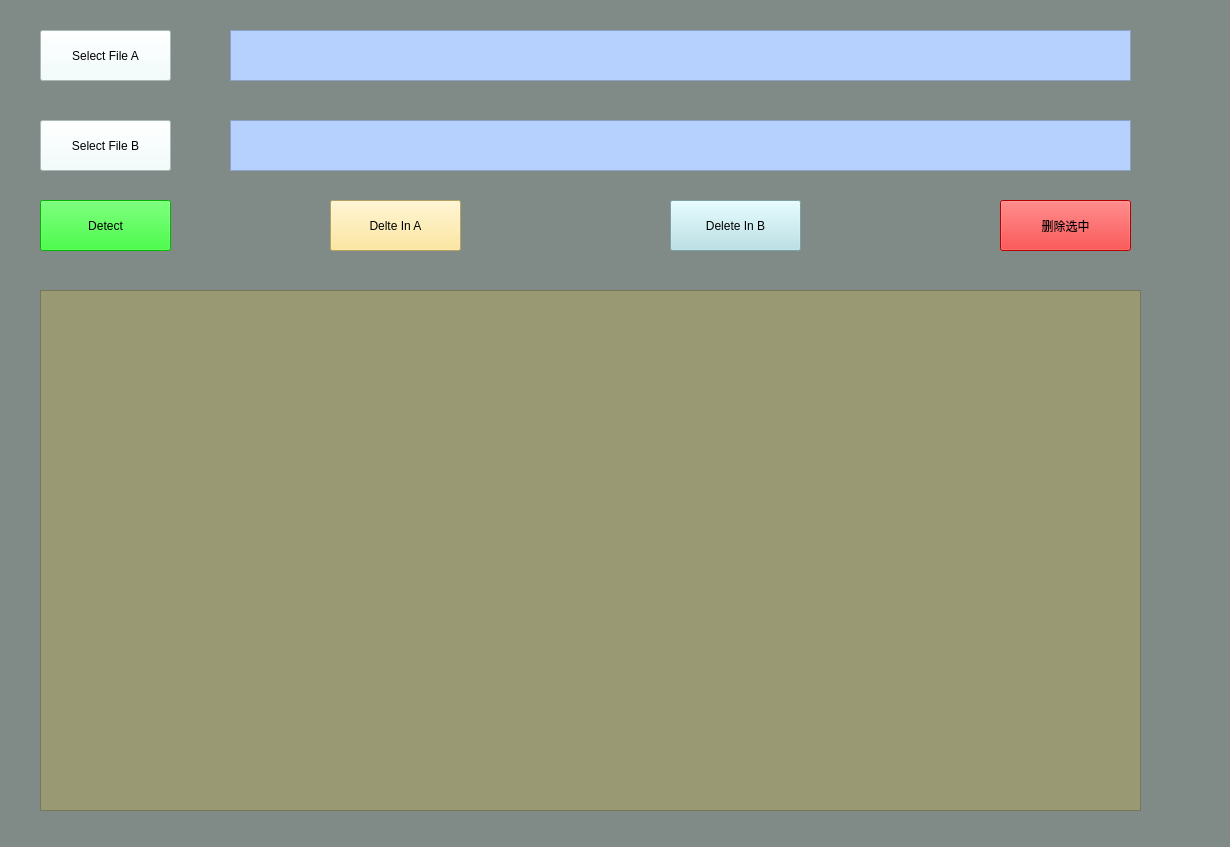
<?xml version="1.0" encoding="UTF-8"?>
<ui version="4.0">
 <class>doubleForm</class>
 <widget class="QWidget" name="doubleForm">
  <property name="geometry">
   <rect>
    <x>0</x>
    <y>0</y>
    <width>1230</width>
    <height>847</height>
   </rect>
  </property>
  <property name="windowTitle">
   <string>Form</string>
  </property>
  <property name="styleSheet">
   <string notr="true">background-color:#808A87;</string>
  </property>
  <widget class="QPushButton" name="btnFileA">
   <property name="geometry">
    <rect>
     <x>40</x>
     <y>30</y>
     <width>131</width>
     <height>51</height>
    </rect>
   </property>
   <property name="styleSheet">
    <string notr="true">background-color: #F0FFFF;
font: 12pt &quot;仿宋&quot;;</string>
   </property>
   <property name="text">
    <string>Select File A</string>
   </property>
  </widget>
  <widget class="QPushButton" name="btnFileB">
   <property name="geometry">
    <rect>
     <x>40</x>
     <y>120</y>
     <width>131</width>
     <height>51</height>
    </rect>
   </property>
   <property name="styleSheet">
    <string notr="true">background-color: #F0FFFF;
font: 12pt &quot;仿宋&quot;;</string>
   </property>
   <property name="text">
    <string>Select File B</string>
   </property>
  </widget>
  <widget class="QTextEdit" name="edtFileA">
   <property name="geometry">
    <rect>
     <x>230</x>
     <y>30</y>
     <width>901</width>
     <height>51</height>
    </rect>
   </property>
   <property name="styleSheet">
    <string notr="true">background-color: rgb(183, 209, 255);
font: 16pt &quot;宋体&quot;;</string>
   </property>
  </widget>
  <widget class="QTextEdit" name="edtFileB">
   <property name="geometry">
    <rect>
     <x>230</x>
     <y>120</y>
     <width>901</width>
     <height>51</height>
    </rect>
   </property>
   <property name="styleSheet">
    <string notr="true">background-color: rgb(183, 209, 255);
font: 16pt &quot;宋体&quot;;</string>
   </property>
  </widget>
  <widget class="QPushButton" name="btnDetect">
   <property name="geometry">
    <rect>
     <x>40</x>
     <y>200</y>
     <width>131</width>
     <height>51</height>
    </rect>
   </property>
   <property name="styleSheet">
    <string notr="true">background-color: #00FF00;
font: 12pt &quot;仿宋&quot;;</string>
   </property>
   <property name="text">
    <string>Detect</string>
   </property>
  </widget>
  <widget class="QPushButton" name="btnDelSel">
   <property name="geometry">
    <rect>
     <x>1000</x>
     <y>200</y>
     <width>131</width>
     <height>51</height>
    </rect>
   </property>
   <property name="styleSheet">
    <string notr="true">background-color: #FF0000;
font: 12pt &quot;仿宋&quot;;</string>
   </property>
   <property name="text">
    <string>删除选中</string>
   </property>
  </widget>
  <widget class="QPushButton" name="btnDelA">
   <property name="geometry">
    <rect>
     <x>330</x>
     <y>200</y>
     <width>131</width>
     <height>51</height>
    </rect>
   </property>
   <property name="styleSheet">
    <string notr="true">background-color:#FFE384;
font: 12pt &quot;仿宋&quot;;</string>
   </property>
   <property name="text">
    <string>Delte In A</string>
   </property>
  </widget>
  <widget class="QPushButton" name="btnDelB">
   <property name="geometry">
    <rect>
     <x>670</x>
     <y>200</y>
     <width>131</width>
     <height>51</height>
    </rect>
   </property>
   <property name="styleSheet">
    <string notr="true">background-color: #B0E0E6;
font: 12pt &quot;仿宋&quot;;</string>
   </property>
   <property name="text">
    <string>Delete In B</string>
   </property>
  </widget>
  <widget class="QTableView" name="tvShow">
   <property name="geometry">
    <rect>
     <x>40</x>
     <y>290</y>
     <width>1101</width>
     <height>521</height>
    </rect>
   </property>
   <property name="styleSheet">
    <string notr="true">background-color: rgb(153, 153, 115);</string>
   </property>
  </widget>
 </widget>
 <resources/>
 <connections/>
</ui>
